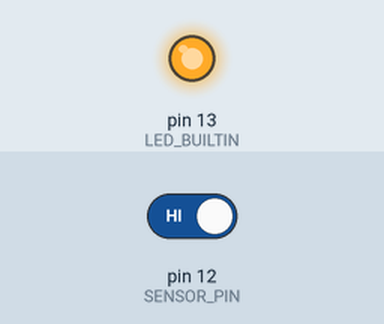
Recording of a sketch running on a simulated Arduino Uno, built with avr-gcc and run on an emulated ATmega328P. Parts: output pins drawn as LEDs (lit = HIGH). Inputs (shaded band) come from the test bench; at power-on: pin 12 (SENSOR_PIN) HIGH. What the sketch prints to the serial monitor is not drawn.

Above: at 1.8 s.
1.9 s: pin 12 (SENSOR_PIN) driven LOW
At 2.5 s:
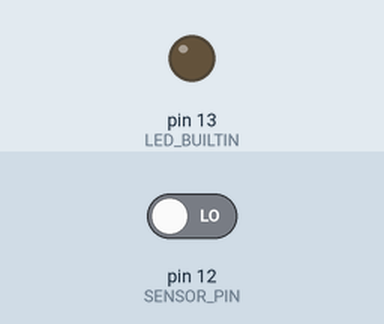
3.5 s: pin 12 (SENSOR_PIN) driven HIGH
At 4.8 s:
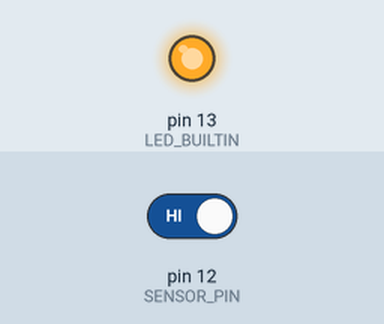
Timing chart, 0 to 6.5 s (numbered marks = the images above; inputs shaded):
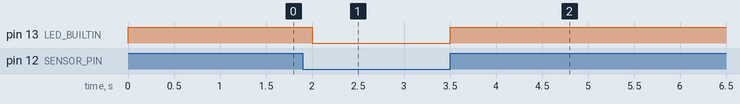

The sketch:

test_ir.ino
```cpp
#define SENSOR_PIN 12  // D6

void setup() {
  Serial.begin(115200);
  pinMode(SENSOR_PIN, INPUT_PULLUP);
  pinMode(LED_BUILTIN, OUTPUT);
}

void loop() {
  int estado = digitalRead(SENSOR_PIN);

  if (estado == LOW) {
    Serial.println("⚫ Objeto detectado");
    digitalWrite(LED_BUILTIN, LOW);
  } else {
    Serial.println("⚪ Camino libre");
    digitalWrite(LED_BUILTIN, HIGH);
  }

  delay(500);
}
```

Measured:
- after the input at 1.9 s, pin 13 (LED_BUILTIN): HIGH → LOW after 0.10 s
- after the input at 3.5 s, pin 13 (LED_BUILTIN): LOW → HIGH at once
